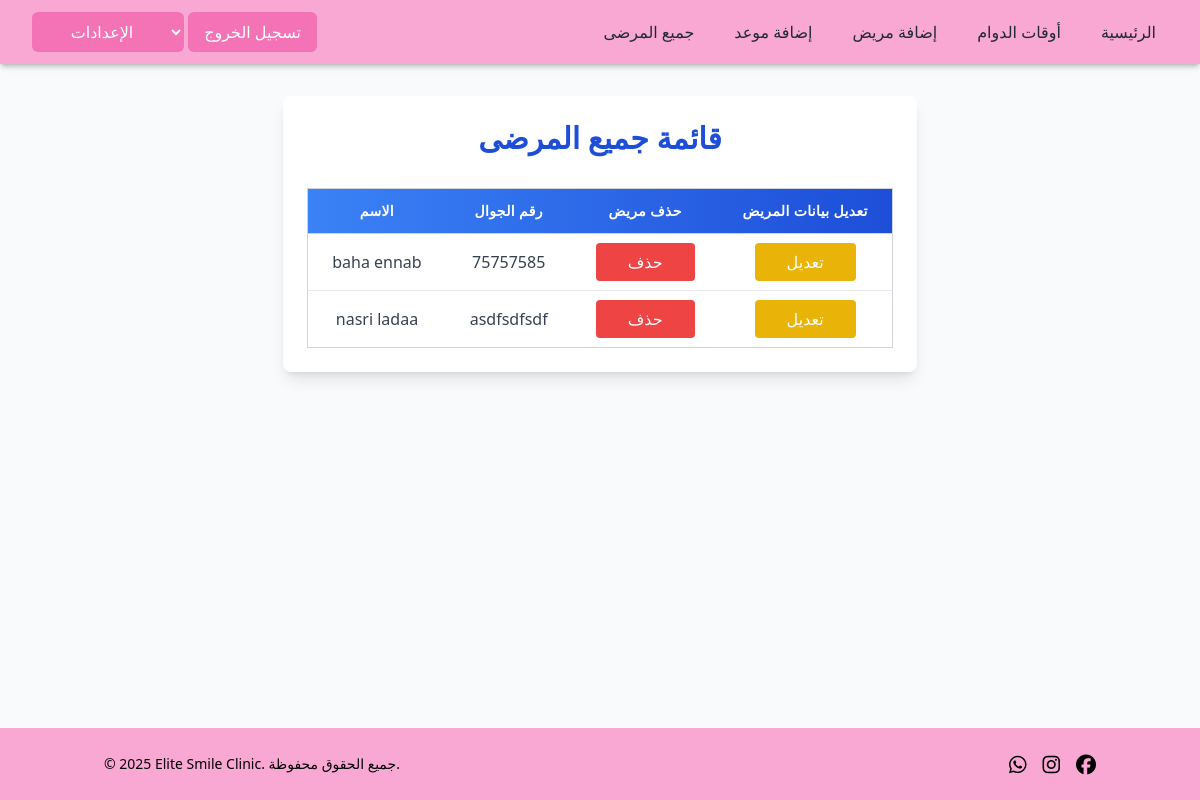
The page /doctor/all_patients on the database as committed earlier.
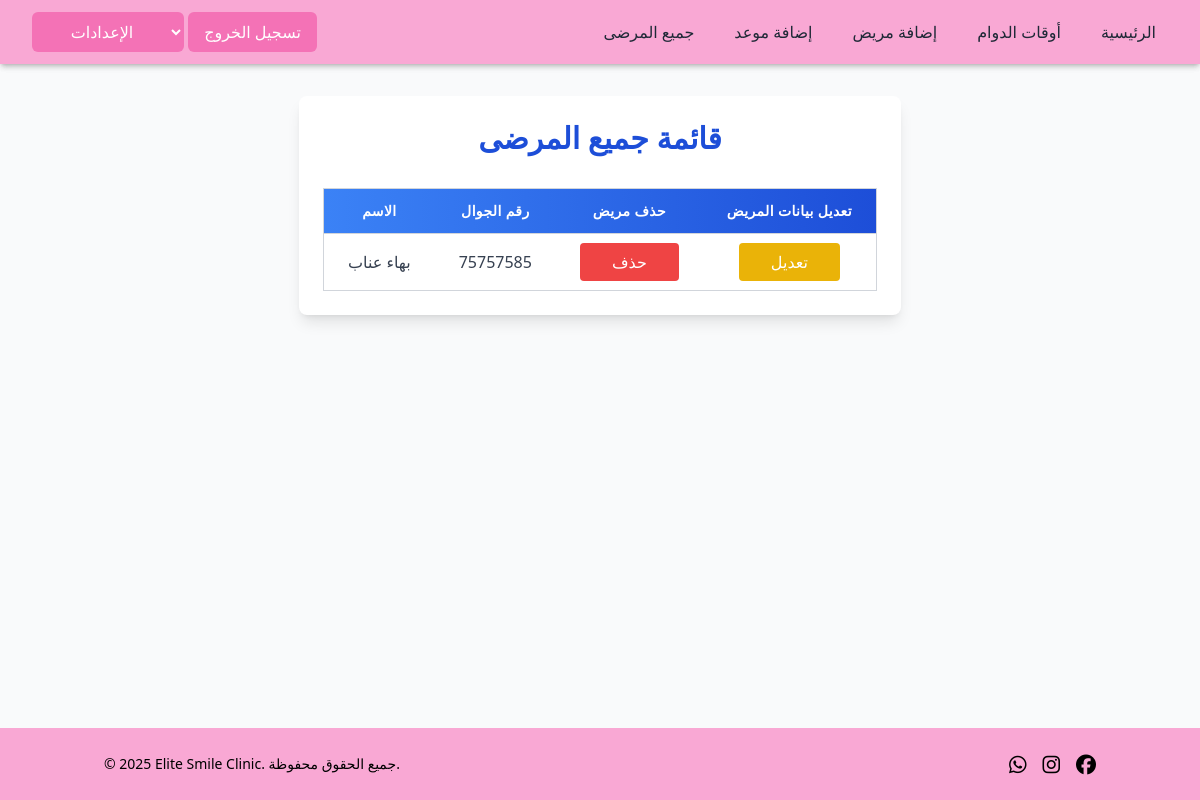
The same page on the database as committed later.
### clinic_app/models.py (models this page shows, shortened)
class User(models.Model):
    first_name = models.CharField(max_length=255)
    last_name = models.CharField(max_length=255)
    email = models.CharField(max_length=255)
    password = models.CharField(max_length=255)
    role = models.CharField(max_length=255, default='patient')
    doctor = models.ForeignKey('self', null=True, blank=True, on_delete=models.SET_NULL, related_name='patients')
    birth_date = models.DateField(blank=True, null=True)
    gender = models.CharField(max_length=10, blank=True)  # No need for null=True in CharField
    social_status = models.CharField(max_length=20, blank=True)
    id_number = models.CharField(max_length=20, blank=True)
    phone = models.CharField(max_length=20, blank=True)
    chronic_disease = models.BooleanField(default=False)
    takes_medications = models.BooleanField(default=False)
    drug_allergy = models.BooleanField(default=False)
    allergy_details = models.TextField(blank=True)
    dialysis =models.BooleanField(default=False)
    treatment_plan = models.TextField(blank=True)
    created_at = models.DateTimeField(auto_now_add=True)
    updated_at = models.DateTimeField(auto_now=True)
    objects = UserManager()

### doctor_app/views.py (the view)
# urls.py: path('all_patients', views.all_patients, name='all_patients_display'),
def all_patients(request):
    context = {
            'patients': User.objects.filter(role='patient')
        }
    return render(request, 'doctor/all_patients_display.html', context)

### doctor_app/templates/doctor/all_patients_display.html (shortened to what this page needs)
<!DOCTYPE html>
<html lang="en">
<head>
    <script src="https://cdn.tailwindcss.com"></script>
</head>
    <body class="flex flex-col min-h-screen bg-gray-50 font-sans">
    <div dir="ltr" class="shadow-md bg-white">
        {% include 'doctor/navbardoctor.html' %}
    </div>
    <main class="flex-grow max-w-6xl mx-auto px-4 py-8">
        <div class="bg-white shadow-lg rounded-lg p-6">
            <h1 class="text-3xl font-bold text-center text-blue-700 mb-8">قائمة جميع المرضى</h1>
            <div class="overflow-x-auto">
                <table class="min-w-full border border-gray-300 rounded-lg text-center shadow-sm">
                    <thead class="bg-gradient-to-r from-blue-500 to-blue-700 text-white">
                        <tr>
                            <th class="py-3 px-6 border-b border-gray-300 text-sm font-semibold tracking-wide">الاسم </th>
                            <th class="py-3 px-6 border-b border-gray-300 text-sm font-semibold tracking-wide">رقم الجوال </th>
                            <th class="py-3 px-6 border-b border-gray-300 text-sm font-semibold tracking-wide">  حذف مريض</th>
                            <th class="py-3 px-6 border-b border-gray-300 text-sm font-semibold tracking-wide">  تعديل بيانات المريض</th>
                        </tr>
                    </thead>
                    <tbody class="bg-white divide-y divide-gray-200 text-gray-700">
                        {% for patient in patients %}
                        <tr class="hover:bg-blue-50 transition duration-200 ease-in-out">
                            <td class="py-4 px-6"><a href="patient_details_display/{{patient.id}}">{{ patient.first_name }} {{ patient.last_name }}</a></td>
                            <td class="py-4 px-6">{{ patient.phone }}</td>
                            <td class="py-4 px-6"><a href="delete_patient/{{patient.id}}"
                                class="bg-red-500 hover:bg-red-800 text-white py-2 px-8 rounded"><button>حذف</button></a></td>
                            <td class="py-4 px-6"><a href="edit_patient_display/{{patient.id}}"
                                class="bg-yellow-500 hover:bg-yellow-600 text-white py-2 px-8 rounded"><button>تعديل</button></a></td>
                        </tr>
                        {% endfor %}
                    </tbody>
                </table>
            </div>
    </main>
    <footer class=" text-center ">
        {% include 'clinic/footer.html' %}
    </footer>
</body>
</html>

Rows that differ between the two databases and show on the page:
removed User: first_name "baha", last_name "ennab", phone "75757585"
removed User: first_name "nasri", last_name "ladaa", phone "asdfsdfsdf"
added User: first_name "بهاء", last_name "عناب", phone "75757585"
